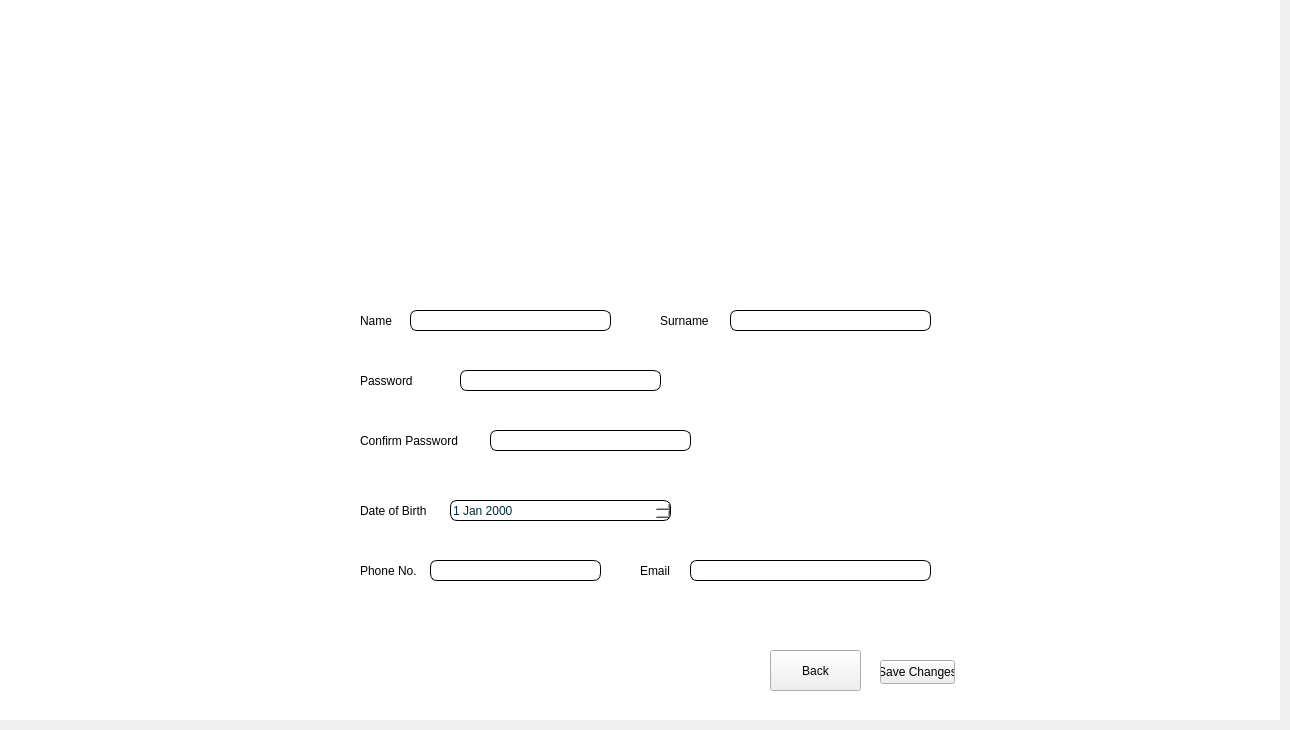
     <widget class="QWidget" name="InfoEdit">
      <widget class="QWidget" name="InfoEditWidget" native="true">
       <property name="geometry">
        <rect>
         <x>0</x>
         <y>0</y>
         <width>1281</width>
         <height>721</height>
        </rect>
       </property>
       <widget class="QLabel" name="InfoEditLabel">
        <property name="geometry">
         <rect>
          <x>0</x>
          <y>0</y>
          <width>1280</width>
          <height>720</height>
         </rect>
        </property>
        <property name="styleSheet">
         <string notr="true">background-color: rgb(255, 255, 255);</string>
        </property>
        <property name="text">
         <string/>
        </property>
        <property name="pixmap">
         <pixmap>BusabaImages/busabaInformationBG-01.png</pixmap>
        </property>
       </widget>
       <widget class="QWidget" name="InfoEditContent" native="true">
        <property name="geometry">
         <rect>
          <x>310</x>
          <y>270</y>
          <width>661</width>
          <height>381</height>
         </rect>
        </property>
        <property name="styleSheet">
         <string notr="true">background-color: rgb(255, 255, 255);</string>
        </property>
        <widget class="QLabel" name="NameInfoEdit">
         <property name="geometry">
          <rect>
           <x>50</x>
           <y>30</y>
           <width>51</width>
           <height>41</height>
          </rect>
         </property>
         <property name="styleSheet">
          <string notr="true">color: rgb(0, 0, 0);
font: 11pt &quot;Maragsa&quot;;</string>
         </property>
         <property name="text">
          <string>Name</string>
         </property>
        </widget>
        <widget class="QLabel" name="SurnameInfoEdit">
         <property name="geometry">
          <rect>
           <x>350</x>
           <y>30</y>
           <width>71</width>
           <height>41</height>
          </rect>
         </property>
         <property name="styleSheet">
          <string notr="true">color: rgb(0, 0, 0);
font: 11pt &quot;Maragsa&quot;;</string>
         </property>
         <property name="text">
          <string>Surname</string>
         </property>
        </widget>
        <widget class="QLabel" name="BirthDateInfoEdit">
         <property name="geometry">
          <rect>
           <x>50</x>
           <y>220</y>
           <width>81</width>
           <height>41</height>
          </rect>
         </property>
         <property name="styleSheet">
          <string notr="true">color: rgb(0, 0, 0);
font: 11pt &quot;Maragsa&quot;;</string>
         </property>
         <property name="text">
          <string>Date of Birth</string>
         </property>
        </widget>
        <widget class="QLabel" name="PhoneNumInfoEdit">
         <property name="geometry">
          <rect>
           <x>50</x>
           <y>280</y>
           <width>71</width>
           <height>41</height>
          </rect>
         </property>
         <property name="styleSheet">
          <string notr="true">color: rgb(0, 0, 0);
font: 11pt &quot;Maragsa&quot;;</string>
         </property>
         <property name="text">
          <string>Phone No.</string>
         </property>
        </widget>
        <widget class="QLabel" name="EmailInfoEdit">
         <property name="geometry">
          <rect>
           <x>330</x>
           <y>280</y>
           <width>51</width>
           <height>41</height>
          </rect>
         </property>
         <property name="styleSheet">
          <string notr="true">color: rgb(0, 0, 0);
font: 11pt &quot;Maragsa&quot;;</string>
         </property>
         <property name="text">
          <string>Email</string>
         </property>
        </widget>
        <widget class="QLineEdit" name="NameEdit">
         <property name="geometry">
          <rect>
           <x>100</x>
           <y>40</y>
           <width>201</width>
           <height>21</height>
          </rect>
         </property>
         <property name="styleSheet">
          <string notr="true">QLineEdit{ 
border-radius:7px;
border:0.5px solid black;
background-color: rgb(255, 255, 255);
color: rgb(0, 0, 0);
}

QLineEdit:focus{ 
border:2px solid rgb(2, 43, 61) ;

}</string>
         </property>
        </widget>
        <widget class="QLineEdit" name="SurnameEdit">
         <property name="geometry">
          <rect>
           <x>420</x>
           <y>40</y>
           <width>201</width>
           <height>21</height>
          </rect>
         </property>
         <property name="styleSheet">
          <string notr="true">QLineEdit{ 
border-radius:7px;
border:0.5px solid black;
background-color: rgb(255, 255, 255);
color: rgb(0, 0, 0);
}

QLineEdit:focus{ 
border:2px solid rgb(2, 43, 61) ;

}</string>
         </property>
        </widget>
        <widget class="QLineEdit" name="PhoneNumEdit">
         <property name="geometry">
          <rect>
           <x>120</x>
           <y>290</y>
           <width>171</width>
           <height>21</height>
          </rect>
         </property>
         <property name="styleSheet">
          <string notr="true">QLineEdit{ 
border-radius:7px;
border:0.5px solid black;
background-color: rgb(255, 255, 255);
color: rgb(0, 0, 0);
}

QLineEdit:focus{ 
border:2px solid rgb(2, 43, 61) ;

}</string>
         </property>
        </widget>
        <widget class="QLineEdit" name="EmailEdit">
         <property name="geometry">
          <rect>
           <x>380</x>
           <y>290</y>
           <width>241</width>
           <height>21</height>
          </rect>
         </property>
         <property name="styleSheet">
          <string notr="true">QLineEdit{ 
border-radius:7px;
border:0.5px solid black;
background-color: rgb(255, 255, 255);
color: rgb(0, 0, 0);
}

QLineEdit:focus{ 
border:2px solid rgb(2, 43, 61) ;

}</string>
         </property>
        </widget>
        <widget class="QDateEdit" name="dateEdit_2">
         <property name="geometry">
          <rect>
           <x>140</x>
           <y>230</y>
           <width>221</width>
           <height>21</height>
          </rect>
         </property>
         <property name="styleSheet">
          <string notr="true">color: rgb(2, 43, 61);  
border-radius: 7px;
border: 0.5px solid rgb(0,0,0);</string>
         </property>
        </widget>
        <widget class="QLabel" name="PasswordLabel">
         <property name="geometry">
          <rect>
           <x>50</x>
           <y>90</y>
           <width>81</width>
           <height>41</height>
          </rect>
         </property>
         <property name="styleSheet">
          <string notr="true">color: rgb(0, 0, 0);
font: 11pt &quot;Maragsa&quot;;</string>
         </property>
         <property name="text">
          <string>Password</string>
         </property>
        </widget>
        <widget class="QLineEdit" name="PasswordEdit">
         <property name="geometry">
          <rect>
           <x>150</x>
           <y>100</y>
           <width>201</width>
           <height>21</height>
          </rect>
         </property>
         <property name="styleSheet">
          <string notr="true">QLineEdit{ 
border-radius:7px;
border:0.5px solid black;
background-color: rgb(255, 255, 255);
color: rgb(0, 0, 0);
}

QLineEdit:focus{ 
border:2px solid rgb(2, 43, 61) ;

}</string>
         </property>
        </widget>
        <widget class="QLabel" name="ConfirmPassLabel">
         <property name="geometry">
          <rect>
           <x>50</x>
           <y>150</y>
           <width>121</width>
           <height>41</height>
          </rect>
         </property>
         <property name="styleSheet">
          <string notr="true">color: rgb(0, 0, 0);
font: 11pt &quot;Maragsa&quot;;</string>
         </property>
         <property name="text">
          <string>Confirm Password</string>
         </property>
        </widget>
        <widget class="QLineEdit" name="ComfirmPassEdit">
         <property name="geometry">
          <rect>
           <x>180</x>
           <y>160</y>
           <width>201</width>
           <height>21</height>
          </rect>
         </property>
         <property name="styleSheet">
          <string notr="true">QLineEdit{ 
border-radius:7px;
border:0.5px solid black;
background-color: rgb(255, 255, 255);
color: rgb(0, 0, 0);
}

QLineEdit:focus{ 
border:2px solid rgb(2, 43, 61) ;

}</string>
         </property>
        </widget>
       </widget>
       <widget class="QPushButton" name="BackButton">
        <property name="geometry">
         <rect>
          <x>770</x>
          <y>650</y>
          <width>91</width>
          <height>41</height>
         </rect>
        </property>
        <property name="styleSheet">
         <string notr="true">color: rgb(0, 0, 0);</string>
        </property>
        <property name="text">
         <string>Back</string>
        </property>
       </widget>
       <widget class="QPushButton" name="SaveButton">
        <property name="geometry">
         <rect>
          <x>880</x>
          <y>660</y>
          <width>75</width>
          <height>24</height>
         </rect>
        </property>
        <property name="styleSheet">
         <string notr="true">color: rgb(0, 0, 0);</string>
        </property>
        <property name="text">
         <string>Save Changes</string>
        </property>
       </widget>
      </widget>
     </widget>
